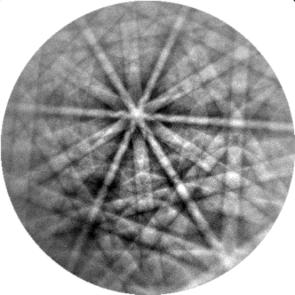
#> input picture patterns/1.png, 295 x 295 px
$ jupyter execute --allow-errors match_pattern_to_master_sphere.ipynb
#> lines starting #> are read from the running program, lines starting #| are printed output that depends on the picture; after the words box and inside, x2 and y2 are one past the last pixel; in counts of white or black regions, pixels touching at a corner belong together
# Match Pattern To Master Sphere

## 1. 输入实验菊池图并校正到球面

这一步保留整张 Kikuchi 图在球面上的连续 patch，用来显示和导出。匹配时再从里面抽样亮点，提高速度。

[cell 1]
from pathlib import Path
import json
import subprocess
import webbrowser

import h5py
import imageio.v2 as imageio
import matplotlib.pyplot as plt
import numpy as np
import pyvista as pv
import vtk
from IPython.display import HTML, IFrame, display
from matplotlib import cm
from scipy import ndimage as ndi
from scipy.interpolate import RegularGridInterpolator
from scipy.spatial.transform import Rotation as R
from skimage import exposure, filters, morphology

# =========================
# Input: edit these values first
# pattern_path: experimental EBSD pattern image path
# pcx, pcy, pcz: pattern center parameters
# =========================
pattern_path = Path("patterns/1.png")
pcx, pcy, pcz = 0.5, 0.5, 0.6

master_h5_path = Path(".venv/Lib/site-packages/kikuchipy/data/emsoft_ebsd_master_pattern/ni_mc_mp_20kv_uint8_gzip_opts9.h5")
output_dir = Path("outputs")

mask_erosion = 6
background_sigma = 9.0
band_sigma_min = 1
band_sigma_max = 5
match_quantile = 0.82
top_k_points = 12000
score_line_weight = 0.75
score_intensity_weight = 0.25

coarse_rotation_count = 1000
refine_schedule = [(8, 300), (3, 500), (1, 500)]
random_seed = 0

sphere_lon_count = 180
sphere_colat_count = 90

detector_conventions = {
    "identity": np.array([[1.0, 0.0, 0.0], [0.0, 1.0, 0.0], [0.0, 0.0, 1.0]], dtype=np.float32),
    "flip_x": np.array([[-1.0, 0.0, 0.0], [0.0, 1.0, 0.0], [0.0, 0.0, 1.0]], dtype=np.float32),
    "flip_y": np.array([[1.0, 0.0, 0.0], [0.0, -1.0, 0.0], [0.0, 0.0, 1.0]], dtype=np.float32),
    "flip_xy": np.array([[-1.0, 0.0, 0.0], [0.0, -1.0, 0.0], [0.0, 0.0, 1.0]], dtype=np.float32),
    "swap_xy": np.array([[0.0, 1.0, 0.0], [1.0, 0.0, 0.0], [0.0, 0.0, 1.0]], dtype=np.float32),
    "swap_xy_flip_x": np.array([[0.0, -1.0, 0.0], [1.0, 0.0, 0.0], [0.0, 0.0, 1.0]], dtype=np.float32),
    "swap_xy_flip_y": np.array([[0.0, 1.0, 0.0], [-1.0, 0.0, 0.0], [0.0, 0.0, 1.0]], dtype=np.float32),
    "swap_xy_flip_xy": np.array([[0.0, -1.0, 0.0], [-1.0, 0.0, 0.0], [0.0, 0.0, 1.0]], dtype=np.float32),
}

auto_open_native_preview = True
show_html_preview_in_notebook = False
auto_open_browser_preview = False
auto_open_vscode_preview = False
vscode_open_delay_ms = 1600
preview_patch_radius_scale = 1.0
native_preview_window_size = (1100, 850)

print("Input pattern path:", pattern_path)
print(f"Input pattern center: pcx={pcx:.4f}, pcy={pcy:.4f}, pcz={pcz:.4f}")

[cell 2]
def zscore01(values, mask):
    output = np.zeros_like(values, dtype=np.float32)
    masked_values = values[mask]
    normalized = (masked_values - masked_values.mean()) / (masked_values.std() + 1e-8)
    normalized = np.clip(normalized, -2.5, 2.5)
    normalized = (normalized + 2.5) / 5.0
    output[mask] = normalized.astype(np.float32)
    return output

def preprocess_pattern(gray_image, valid_mask):
    gray_image = exposure.rescale_intensity(gray_image.astype(np.float32), in_range="image", out_range=(0.0, 1.0))
    valid_mask = ndi.binary_erosion(valid_mask, iterations=mask_erosion)
    valid_mask = morphology.remove_small_holes(valid_mask, area_threshold=64)
    valid_mask = morphology.remove_small_objects(valid_mask, min_size=256)

    background = filters.gaussian(gray_image, sigma=background_sigma)
    corrected = gray_image - background
    corrected[~valid_mask] = 0.0
    corrected = exposure.rescale_intensity(corrected, in_range="image", out_range=(0.0, 1.0))

    band_response = filters.meijering(
        corrected,
        sigmas=range(band_sigma_min, band_sigma_max + 1),
        black_ridges=False,
    )
    band_response = exposure.rescale_intensity(band_response, in_range="image", out_range=(0.0, 1.0))
    band_response[~valid_mask] = 0.0

    corrected_score = zscore01(corrected, valid_mask)
    band_score = zscore01(band_response, valid_mask)
    combined_response = score_intensity_weight * corrected_score + score_line_weight * band_score
    combined_response[~valid_mask] = 0.0
    return gray_image, background, corrected, band_response, corrected_score, band_score, combined_response, valid_mask

def build_patch_mesh(points_grid, rgba_grid, valid_mask):
    valid_indices = np.flatnonzero(valid_mask.ravel())
    vertex_lookup = -np.ones(valid_mask.size, dtype=np.int32)
    vertex_lookup[valid_indices] = np.arange(len(valid_indices), dtype=np.int32)

    faces = []
    for r in range(valid_mask.shape[0] - 1):
        for c in range(valid_mask.shape[1] - 1):
            if valid_mask[r, c] and valid_mask[r + 1, c] and valid_mask[r + 1, c + 1] and valid_mask[r, c + 1]:
                p00 = int(vertex_lookup[r * valid_mask.shape[1] + c])
                p10 = int(vertex_lookup[(r + 1) * valid_mask.shape[1] + c])
                p11 = int(vertex_lookup[(r + 1) * valid_mask.shape[1] + c + 1])
                p01 = int(vertex_lookup[r * valid_mask.shape[1] + c + 1])
                faces.extend([3, p00, p10, p11, 3, p00, p11, p01])

    mesh = pv.PolyData(points_grid.reshape(-1, 3)[valid_indices], np.array(faces, dtype=np.int32))
    mesh["rgba"] = rgba_grid.reshape(-1, 4)[valid_indices]
    return mesh

img = imageio.imread(pattern_path)
#> img is the input picture: shape (295, 295, 4); mean R, G, B, A 101.6, 101.6, 101.6, 199.3
if img.ndim == 3:
    exp_image_raw = img[..., :3].mean(axis=2).astype(np.float32)
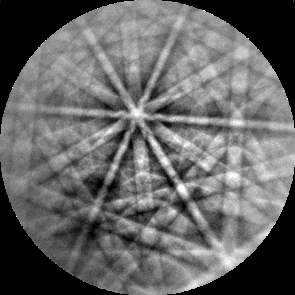
#> exp_image_raw: shape (295, 295) float32; min 0, max 255, mean 101.6
    detector_mask_raw = img[..., 3] > 0 if img.shape[2] == 4 else np.ones(img.shape[:2], dtype=bool)
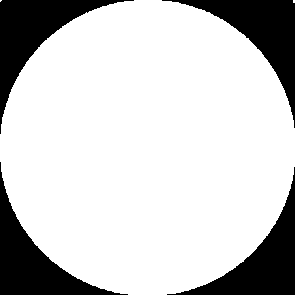
#> detector_mask_raw: shape (295, 295) bool; 79.3% white; 4 black regions, box (x1, y1, x2, y2) and area: (0, 0, 134, 134) 4591, (0, 162, 128, 295) 4512, (162, 0, 295, 128) 4504, (167, 167, 295, 295) 4424
else:
    exp_image_raw = img.astype(np.float32)
    detector_mask_raw = exp_image_raw > 0

exp_image, exp_background, exp_corrected, exp_band, exp_corrected_score, exp_band_score, exp_combined_response, detector_mask = preprocess_pattern(exp_image_raw, detector_mask_raw)
#> in preprocess_pattern, `valid_mask = ndi.binary_erosion(valid_mask, iterations=mask_erosion)`: valid_mask: shape (295, 295) bool; 73.5% white; 1 black region, box (x1, y1, x2, y2) and area: (0, 0, 295, 295) 23023
#> in preprocess_pattern, `background = filters.gaussian(gray_image, sigma=background_sigma)`:
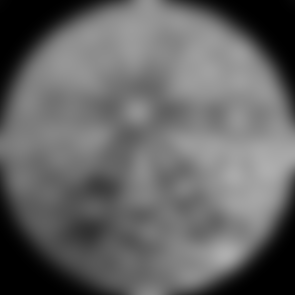
#> background: shape (295, 295) float32; min 0, max 0.684, mean 0.394
#> in preprocess_pattern, `corrected = gray_image - background`:
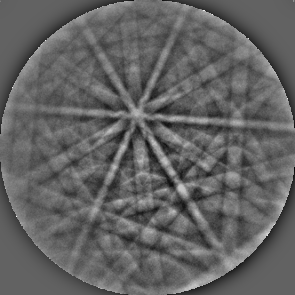
#> corrected: shape (295, 295) float32; min -0.504, max 0.804, mean 0.0041; drawn with min black and max white
#> in preprocess_pattern, `corrected[~valid_mask] = 0.0`:
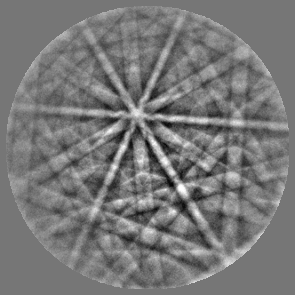
#> corrected: shape (295, 295) float32; min -0.446, max 0.513, mean 0.00699; drawn with min black and max white
#> in preprocess_pattern, `band_response[~valid_mask] = 0.0`:
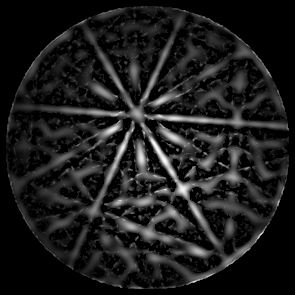
#> band_response: shape (295, 295) float32; min 0, max 1, mean 0.112
#> in zscore01, `output[mask] = normalized.astype(np.float32)`:
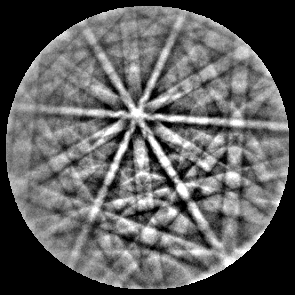
#> output: shape (295, 295) float32; min 0, max 1, mean 0.367
#> in zscore01 (call 2), `output[mask] = normalized.astype(np.float32)`:
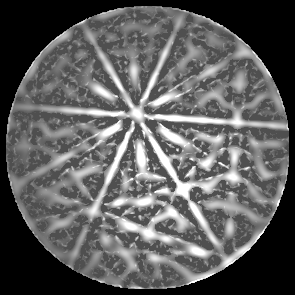
#> output: shape (295, 295) float32; min 0, max 1, mean 0.364
H, W = exp_image.shape
#> H = 295; W = 295

jj, ii = np.meshgrid(np.arange(W), np.arange(H))
cx = pcx * (W - 1)
#> cx = 147
cy = pcy * (H - 1)
#> cy = 147

X = (jj - cx) / (pcz * H)
Y = -(ii - cy) / (pcz * H)
Z = np.ones_like(X)
norm = np.sqrt(X**2 + Y**2 + Z**2) + 1e-8
X /= norm
Y /= norm
Z /= norm

full_points_grid = np.stack([X, Y, Z], axis=-1)
full_points = full_points_grid.reshape(-1, 3)

patch_rgba = cm.gray(exp_corrected)
patch_rgba[..., 3] = detector_mask.astype(np.float32)
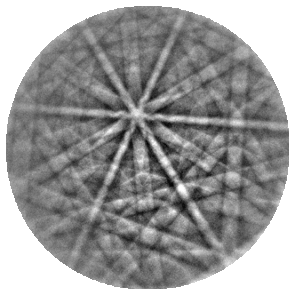
#> patch_rgba: shape (295, 295, 4) float64; mean of channels 0, 1, 2, 3 0.473, 0.473, 0.473, 0.735; transparent parts drawn white
patch_rgba_u8 = (patch_rgba * 255).astype(np.uint8)

match_threshold = np.quantile(exp_combined_response[detector_mask], match_quantile)
#> match_threshold = 0.651
match_mask = detector_mask & (exp_combined_response >= match_threshold)
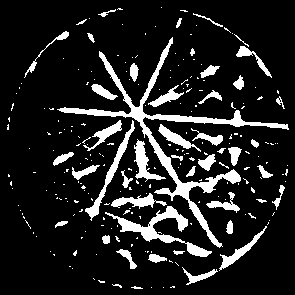
#> match_mask: shape (295, 295) bool; 13.2% white; 238 white regions (192 under 20 px), largest, box (x1, y1, x2, y2) and area: (57, 37, 289, 248) 3507, (105, 206, 212, 257) 1163, (85, 120, 135, 221) 603
exp_points = np.column_stack([X[match_mask], Y[match_mask], Z[match_mask]])
exp_band_values = exp_band[match_mask]
#> exp_band_values = 11521 values, max 1 at index 4692, min 0.222 at index 7577, mean 0.426
exp_intensity_values = exp_corrected[match_mask]
#> exp_intensity_values = 11521 values, max 1 at index 4763, min 0.334 at index 7855, mean 0.64
exp_combined_values = exp_combined_response[match_mask]
#> exp_combined_values = 11521 values, max 1 at index 1374, min 0.651 at index 97, mean 0.801

if len(exp_combined_values) > top_k_points:
    keep = np.argsort(exp_combined_values)[-top_k_points:]
    exp_points = exp_points[keep]
    exp_band_values = exp_band_values[keep]
    exp_intensity_values = exp_intensity_values[keep]
    exp_combined_values = exp_combined_values[keep]

exp_band_values_z = (exp_band_values - exp_band_values.mean()) / (exp_band_values.std() + 1e-8)
#> exp_band_values_z = 11521 values, max 4.11 at index 4692, min -1.46 at index 7577, mean 1.59e-08
exp_intensity_values_z = (exp_intensity_values - exp_intensity_values.mean()) / (exp_intensity_values.std() + 1e-8)
#> exp_intensity_values_z = 11521 values, max 4.11 at index 4763, min -3.5 at index 7855, mean -5.7e-07
#> (the rest of this cell did not finish here and is left out)


print(f"Pattern: {pattern_path}")
print(f"Image shape: {H} x {W}")
print(f"Continuous patch vertices: {detector_mask.sum()}")
print(f"Combined response threshold: {match_threshold:.4f}")
print(f"Sampled points for matching: {len(exp_points)}")

fig, axes = plt.subplots(2, 3, figsize=(13, 8))
axes[0, 0].imshow(exp_image, cmap="gray")
axes[0, 0].set_title("Original Pattern")
axes[0, 0].axis("off")

axes[0, 1].imshow(exp_background, cmap="gray")
axes[0, 1].set_title("Step 1: Background")
axes[0, 1].axis("off")

axes[0, 2].imshow(exp_corrected, cmap="gray")
axes[0, 2].contour(detector_mask.astype(float), levels=[0.5], colors=["cyan"], linewidths=0.7)
axes[0, 2].set_title("Step 1: Corrected")
axes[0, 2].axis("off")

axes[1, 0].imshow(exp_band, cmap="inferno")
axes[1, 0].set_title("Step 2: Ridge Enhanced")
axes[1, 0].axis("off")

axes[1, 1].imshow(exp_combined_response, cmap="viridis")
axes[1, 1].set_title("Step 3: Combined Response")
axes[1, 1].axis("off")

axes[1, 2].imshow(exp_corrected, cmap="gray")
axes[1, 2].imshow(match_mask.astype(float), cmap="autumn", alpha=0.55)
axes[1, 2].set_title("Step 3: Matching Samples")
axes[1, 2].axis("off")

preprocess_png_path = output_dir / f"{pattern_path.stem}_preprocess_pipeline.png"
output_dir.mkdir(parents=True, exist_ok=True)
plt.tight_layout()
plt.savefig(preprocess_png_path, dpi=200, bbox_inches="tight")
print(f"Saved preprocessing figure: {preprocess_png_path}")
plt.show()

fig = plt.figure(figsize=(10, 4.5))
ax1 = fig.add_subplot(121, projection="3d")
ax1.plot_surface(
    X,
    Y,
    Z,
    facecolors=patch_rgba,
    rstride=1,
    cstride=1,
    linewidth=0,
    antialiased=False,
    shade=False,
)
ax1.set_title("Continuous Patch On Unit Sphere")
ax1.set_box_aspect((1, 1, 1))
ax1.set_xlim(-1, 1)
ax1.set_ylim(-1, 1)
ax1.set_zlim(-1, 1)
ax1.axis("off")

ax2 = fig.add_subplot(122)
ax2.imshow(exp_combined_response, cmap="viridis")
ax2.set_title("Combined Response Used For Sampling")
ax2.axis("off")
plt.tight_layout()
plt.show()

$ run again, with patterns/2.png copied over patterns/1.png
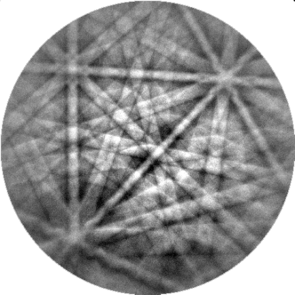
#> input picture patterns/2.png, 295 x 295 px
#> img is the input picture: shape (295, 295, 4); mean R, G, B, A 99.2, 99.2, 99.2, 199.2
#> detector_mask_raw: shape (295, 295) bool; 79.3% white; 4 black regions, box (x1, y1, x2, y2) and area: (0, 0, 134, 134) 4592, (0, 162, 128, 295) 4511, (162, 0, 295, 128) 4505, (167, 167, 295, 295) 4427
#> valid_mask: shape (295, 295) bool; 73.5% white; 1 black region, box (x1, y1, x2, y2) and area: (0, 0, 295, 295) 23029
#> `patch_rgba[..., 3] = detector_mask.astype(np.float32)`:
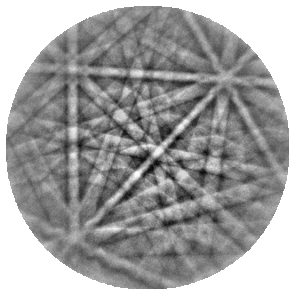
#> patch_rgba: shape (295, 295, 4) float64; mean of channels 0, 1, 2, 3 0.501, 0.501, 0.501, 0.735; transparent parts drawn white
#> match_threshold = 0.66
#> `match_mask = detector_mask & (exp_combined_response >= match_threshold)`:
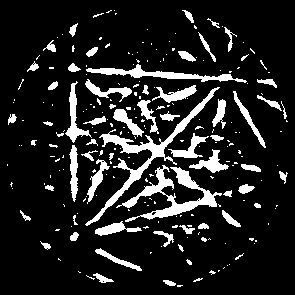
#> match_mask: shape (295, 295) bool; 13.2% white; 234 white regions (171 under 20 px), largest, box (x1, y1, x2, y2) and area: (85, 87, 220, 226) 1718, (116, 165, 222, 222) 1570, (86, 64, 247, 83) 854
#> exp_band_values = 11520 values, max 1 at index 5728, min 0.263 at index 10889, mean 0.464
#> exp_intensity_values = 11520 values, max 1 at index 7520, min 0.37 at index 6707, mean 0.664
#> exp_combined_values = 11520 values, max 1 at index 1003, min 0.66 at index 2448, mean 0.801
#> exp_band_values_z = 11520 values, max 3.93 at index 5728, min -1.48 at index 10889, mean -2.65e-08
#> exp_intensity_values_z = 11520 values, max 4.03 at index 7520, min -3.51 at index 6707, mean -2.62e-07

$ run again, with patterns/3.png copied over patterns/1.png
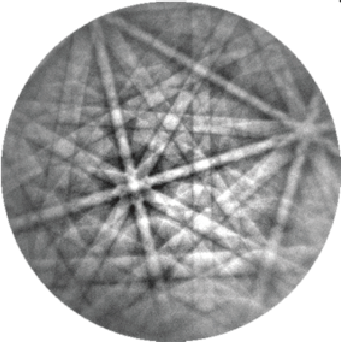
#> input picture patterns/3.png, 341 x 343 px
#> img is the input picture: shape (343, 341, 4); mean R, G, B, A 97.5, 97.9, 98, 178
#> detector_mask_raw: shape (343, 341) bool; 78.9% white; 3 black regions, box (x1, y1, x2, y2) and area: (0, 188, 341, 343) 12370, (0, 0, 154, 156) 6254, (187, 0, 341, 148) 6107
#> valid_mask: shape (343, 341) bool; 73.8% white; 1 black region, box (x1, y1, x2, y2) and area: (0, 0, 341, 343) 30601
#> match_threshold = 0.65
#> `match_mask = detector_mask & (exp_combined_response >= match_threshold)`:
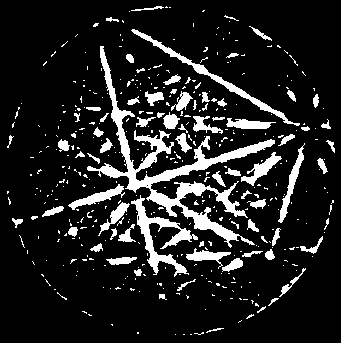
#> match_mask: shape (343, 341) bool; 13.3% white; 427 white regions (351 under 20 px), largest, box (x1, y1, x2, y2) and area: (87, 46, 275, 248) 5004, (131, 195, 198, 277) 1326, (131, 29, 300, 126) 983
#> `exp_band_values = exp_band[match_mask]`: exp_band_values = 15545 values, max 1 at index 8296, min 0.204 at index 13845, mean 0.387
#> `exp_intensity_values = exp_corrected[match_mask]`: exp_intensity_values = 15545 values, max 1 at index 4811, min 0.299 at index 8859, mean 0.673
#> `exp_combined_values = exp_combined_response[match_mask]`: exp_combined_values = 15545 values, max 1 at index 2735, min 0.65 at index 4519, mean 0.798
#> keep = 12000 values, max 15535 at index 3493, min 0 at index 2949, mean 7807.4
#> `exp_band_values = exp_band_values[keep]`: exp_band_values = 12000 values, max 1 at index 9687, min 0.241 at index 372, mean 0.422
#> `exp_intensity_values = exp_intensity_values[keep]`: exp_intensity_values = 12000 values, max 1 at index 11991, min 0.405 at index 2527, mean 0.69
#> `exp_combined_values = exp_combined_values[keep]`: exp_combined_values = 12000 values from 0.697 to 1
#> exp_band_values_z = 12000 values, max 4.54 at index 9687, min -1.41 at index 372, mean 1.22e-07
#> exp_intensity_values_z = 12000 values, max 3.77 at index 11991, min -3.48 at index 2527, mean -8.14e-07
